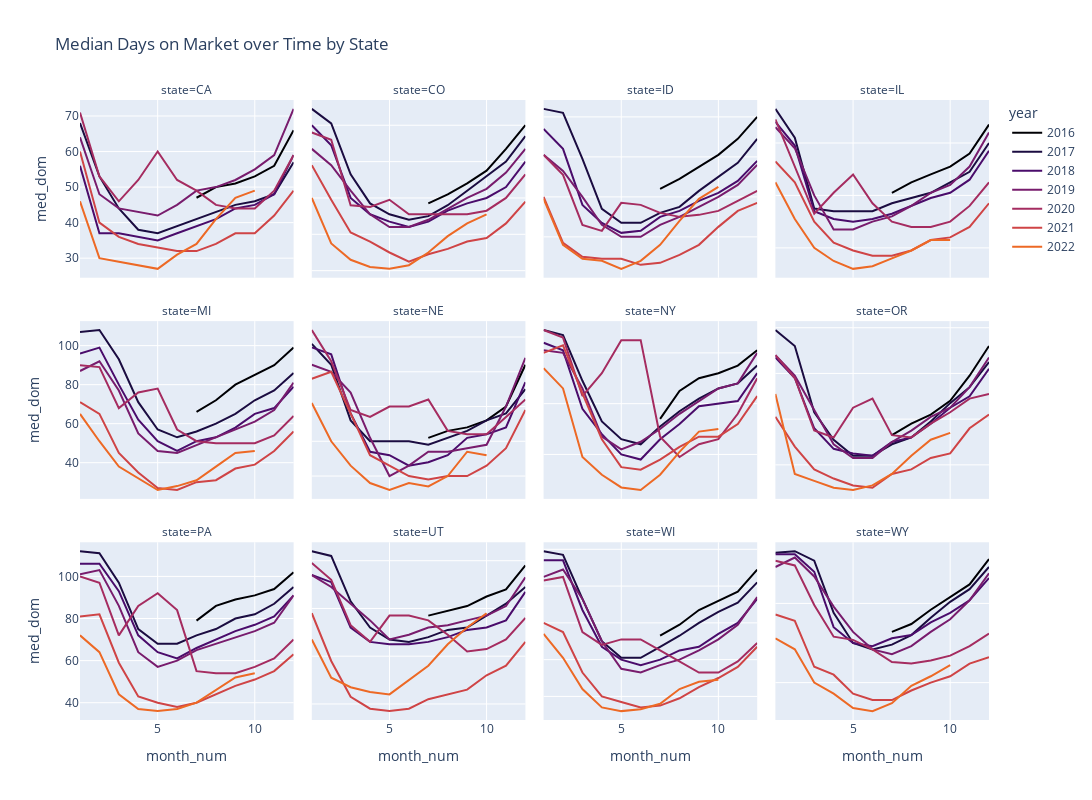

The notebook cell saved with this chart:
### Code cell
fig = px.line(df.query("state in @select_states"),
    x = 'month_num',
    y = 'med_dom',
    color = 'year',
    facet_col = 'state',
    facet_col_wrap = 4,
    title = 'Median Days on Market over Time by State',
    color_discrete_sequence=px.colors.sequential.Inferno
    )
fig.update_yaxes(matches = None)
fig.update_layout(height = 800, width = 1200)
fig.show()
